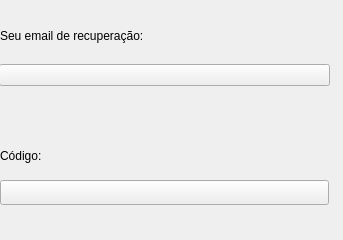
<?xml version="1.0" encoding="UTF-8"?>
<ui version="4.0">
 <class>Form</class>
 <widget class="QWidget" name="Form">
  <property name="geometry">
   <rect>
    <x>0</x>
    <y>0</y>
    <width>343</width>
    <height>240</height>
   </rect>
  </property>
  <property name="windowTitle">
   <string>Form</string>
  </property>
  <widget class="QWidget" name="verticalLayoutWidget">
   <property name="geometry">
    <rect>
     <x>-1</x>
     <y>50</y>
     <width>331</width>
     <height>51</height>
    </rect>
   </property>
   <layout class="QVBoxLayout" name="verticalLayout">
    <item>
     <widget class="QPushButton" name="pushButton">
      <property name="styleSheet">
       <string notr="true"/>
      </property>
      <property name="text">
       <string/>
      </property>
     </widget>
    </item>
   </layout>
  </widget>
  <widget class="QLabel" name="label">
   <property name="geometry">
    <rect>
     <x>0</x>
     <y>20</y>
     <width>321</width>
     <height>31</height>
    </rect>
   </property>
   <property name="text">
    <string>Seu email de recuperação:</string>
   </property>
  </widget>
  <widget class="QLabel" name="label_2">
   <property name="geometry">
    <rect>
     <x>0</x>
     <y>140</y>
     <width>321</width>
     <height>31</height>
    </rect>
   </property>
   <property name="text">
    <string>Código:</string>
   </property>
  </widget>
  <widget class="QPushButton" name="pushButton_2">
   <property name="geometry">
    <rect>
     <x>0</x>
     <y>180</y>
     <width>329</width>
     <height>25</height>
    </rect>
   </property>
   <property name="styleSheet">
    <string notr="true"/>
   </property>
   <property name="text">
    <string/>
   </property>
  </widget>
 </widget>
 <resources/>
 <connections/>
</ui>
